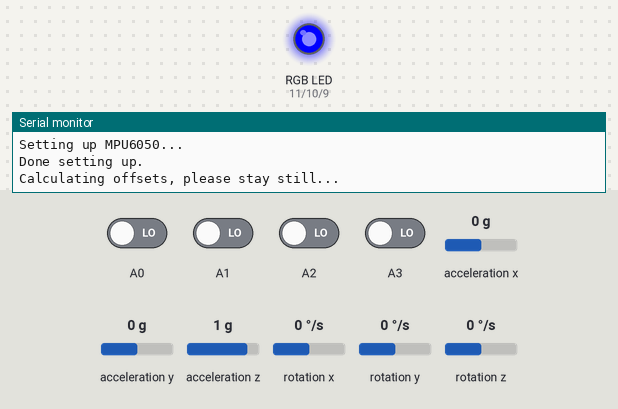
Simulated run of this program. Board: Arduino Uno, built with avr-gcc and run on an emulated ATmega328P. On the bench: an RGB LED mixed from three pins (HIGH = lit), the last lines printed to the serial monitor. Wiring (inferred from the names in the program): MPU-6050 motion sensor at I2C address 0x68. Inputs (shaded band) come from the test bench; at power-on: A0–3 LOW, acceleration x 0 g, acceleration y 0 g, acceleration z 1 g, rotation x 0 °/s, rotation y 0 °/s, rotation z 0 °/s.

Above: at 0.1 s.
At 6.9 s:
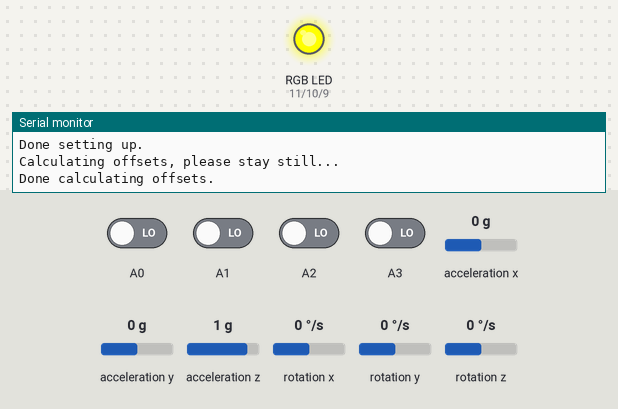
Timing chart, 0 to 8.4 s (numbered marks = the images above):
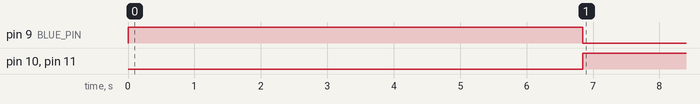

The program:

main.cpp
```cpp
#include <Arduino.h>
#include <Wire.h>
#include "gyroscope.h"
#include "receiver.h"
#include "rgb_led.h"

#define MAX_ANGLE 15

Gyroscope mpu;
Receiver receiver;
RGB_LED rgb_led;

int before = 0;

void setup() {
    Wire.begin();
    Serial.begin(9600);

    rgb_led.setup();
    rgb_led.set("yellow");

    mpu.setup();
    mpu.calibrate();

    receiver.setup();
}

void loop() {
    /*
    If the channels are in rest (not moving), use the
    gyroscope (and some arithmetic equation) to level-up the plane.
    */
    if (receiver.should_calibrate()) {
        // calibrate MPU and RC pilot sticks
        rgb_led.set("yellow");
        mpu.fast_calibrate();
        receiver.calibrate();
    }

    if (receiver.is_enabled()) {
        Angles angles = mpu.get_angles();

        // checking if the plane is not too inclided (kinda off-topic to the project tbh)
        if (angles.x > MAX_ANGLE && angles.x < 360 - MAX_ANGLE) {
            rgb_led.set("red");
        } else if (angles.y > MAX_ANGLE && angles.y < 360 - MAX_ANGLE) {
            rgb_led.set("red");
        } else {
            rgb_led.set("green");
        }

        // check if the RC pilot is at rest
        // if it is -- level the plane
    } else {
        // redirect the input as-is
        rgb_led.set("blue");
    }
    delay(10);
}
```

gyroscope.cpp
```cpp
#include <Arduino.h>
#include <Wire.h>
#include "gyroscope.h"

Gyroscope::Gyroscope() {
    this->offset_x = 0.0;
    this->offset_y = 0.0;
    this->offset_z = 0.0;
}

void Gyroscope::setup() {
    Serial.println("Setting up MPU6050...");

    Wire.beginTransmission(MPU_ADDR); // start transmission with MPU
    Wire.write(0x6B); // power management register
    Wire.write(0); // disabling sleep mode (IMPORTANT!)
    Wire.endTransmission(true);

    // Enable to +/- 2g
    Wire.beginTransmission(MPU_ADDR);
    Wire.write(0x1C); // accelerometer config register
    Wire.write(0); // set sensitivity to +/- 2g
    Wire.endTransmission();

    // Enable +/- 250°/s
    Wire.beginTransmission(MPU_ADDR);
    Wire.write(0x1B); // gyroscope config register
    Wire.write(0); // smallest sensitivity
    Wire.endTransmission();

    Serial.println("Done setting up.");
}

void Gyroscope::calibrate() {
    Serial.println("Calculating offsets, please stay still...");

    double av_x = 0.0, av_y = 0.0, av_z = 0.0;
    int total_runs = 100;

    for (int i = 0; i < total_runs; i++) {
        Angles angles = get_raw_angles();

        av_x += angles.x;
        av_y += angles.y;
        av_z += angles.z;

        delay(25); // 25ms delay between readings
    }

    this->offset_x = av_x / total_runs;
    this->offset_y = av_y / total_runs;
    this->offset_z = av_z / total_runs;

    Serial.println("Done calculating offsets.");
}

void Gyroscope::fast_calibrate() {
    Serial.print("BEFORE OFFSET X = "); Serial.println(offset_x);
    Serial.print("BEFORE OFFSET Y = "); Serial.println(offset_y);
    Serial.print("BEFORE OFFSET Z = "); Serial.println(offset_z);
    Serial.println();

    double av_x = 0.0, av_y = 0.0, av_z = 0.0;
    int total_runs = 20;

    for (int i = 0; i < total_runs; i++) {
        Angles angles = get_raw_angles();

        av_x += angles.x;
        av_y += angles.y;
        av_z += angles.z;

        delay(25); // 25ms delay between readings
    }

    this->offset_x = av_x / total_runs;
    this->offset_y = av_y / total_runs;
    this->offset_z = av_z / total_runs;

    Serial.print("AFTER OFFSET X = "); Serial.println(offset_x);
    Serial.print("AFTER OFFSET Y = "); Serial.println(offset_y);
    Serial.print("AFTER OFFSET Z = "); Serial.println(offset_z);
    Serial.println();
}

Angles Gyroscope::get_raw_angles() {
    Wire.beginTransmission(MPU_ADDR);
    Wire.write(0x3B); // access register 3B
    Wire.endTransmission(false);
    Wire.requestFrom(MPU_ADDR, 14, true);

    double ac_x = Wire.read() << 8 | Wire.read();
    double ac_y = Wire.read() << 8 | Wire.read();
    double ac_z = Wire.read() << 8 | Wire.read();

    int x_angle = map(ac_x, MIN_VAL, MAX_VAL, -90, 90);
    int y_angle = map(ac_y, MIN_VAL, MAX_VAL, -90, 90);
    int z_angle = map(ac_z, MIN_VAL, MAX_VAL, -90, 90);

    double x = RAD_TO_DEG * (atan2(-y_angle, -z_angle) + PI);
    double y = RAD_TO_DEG * (atan2(-x_angle, -z_angle) + PI);
    double z = RAD_TO_DEG * (atan2(-y_angle, -x_angle) + PI);

    Angles angles = {abs(x), abs(y), abs(z)};
    return angles;
}

Angles Gyroscope::get_angles() {
    Angles raw_angles = get_raw_angles();
    Angles angles = {
        abs(raw_angles.x - offset_x),
        abs(raw_angles.y - offset_y),
        abs(raw_angles.z - offset_z)
    };
    return angles;
}

double Gyroscope::get_temperature() {
    Wire.beginTransmission(MPU_ADDR);
    Wire.write(0x41); // register 41, temperature
    Wire.endTransmission();
    Wire.requestFrom(MPU_ADDR, 2);

    double temp = Wire.read() << 8 | Wire.read();
    return temp / 340 + 36.53;
}
```

gyroscope.h
```cpp
#pragma once

#include <Arduino.h>

#define MPU_ADDR 0x68
#define MIN_VAL 265
#define MAX_VAL 402

struct Angles {double x; double y; double z;};

class Gyroscope {
private:
    double offset_x, offset_y, offset_z;
public:
    Gyroscope(); // constructor
    void setup();
    void calibrate();
    double get_temperature();
    Angles get_angles();
    Angles get_raw_angles();
    void fast_calibrate();
};
```

receiver.cpp
```cpp
#include <Arduino.h>
#include "receiver.h"

void Receiver::setup() {
    this->rest_channel_1 = read_channel(CHANNEL_1);
    this->rest_channel_2 = read_channel(CHANNEL_2);
}

void Receiver::calibrate() {
    setup();
}

int Receiver::read_channel(int pin) {
    int value = pulseIn(pin, HIGH, 25000);
    if (value == 0) { // retry without timeout
        value = pulseIn(pin, HIGH);
    }
    return value;
}

bool Receiver::is_enabled() {
    // switch up (enabled)    -- 900 < value < 1100
    // switch down (disabled) -- 1900 < value < 2000
    int value = read_channel(CHANNEL_5);
    bool enabled;

    if (900 < value && value < 1100) {
        enabled = true;
    } else {
        enabled = false;
    }
    return enabled;
}

bool Receiver::is_at_rest(int channel) {
    int before;
    if (channel == CHANNEL_1) {
        before = rest_channel_1;
    } else {
        before = rest_channel_2;
    }

    int value = read_channel(channel);
    return ((before - REST_RANGE) <= value && value <= (before + REST_RANGE));
}

bool Receiver::should_calibrate() {
    // switch up (disabled)  -- 900 < value < 1100
    // switch down (enabled) -- 1900 < value < 2000
    int value = read_channel(CHANNEL_6);
    bool enabled;

    if (1900 < value && value < 2000) {
        enabled = true;
    } else {
        enabled = false;
    }
    return enabled;
}
```

receiver.h
```cpp
#pragma once

#include <Arduino.h>

#define CHANNEL_1 A3
#define CHANNEL_2 A2
#define CHANNEL_5 A1
#define CHANNEL_6 A0
#define REST_RANGE 30

class Receiver {
private:
    int rest_channel_1, rest_channel_2;
public:
    void setup();
    void calibrate();
    bool should_calibrate();
    bool is_enabled();
    bool is_at_rest(int channel);
    int read_channel(int pin);
};
```

rgb_led.cpp
```cpp
#include <Arduino.h>
#include "rgb_led.h"

void RGB_LED::setup() {
    pinMode(RED_PIN, OUTPUT);
    pinMode(GREEN_PIN, OUTPUT);
    pinMode(BLUE_PIN, OUTPUT);

    set("black");
}

void RGB_LED::set(String color) {
    int r, g, b;

    if (color == "white") {
        r = 255; g = 255; b = 255;
    } else if (color == "red") {
        r = 255; g = 0; b = 0;
    } else if (color == "green") {
        r = 0; g = 255; b = 0;
    } else if (color == "blue") {
        r = 0; g = 0; b = 255;
    } else if (color == "yellow") {
        r = 255; g = 255; b = 0;
    } else {
        r = 0; g = 0; b = 0;
    }

    // reversing, LED's that share a common anode have
    // the values inverted, 0 -- ON, 255 -- OFF
    r = map(r, 0, 255, 255, 0);
    g = map(g, 0, 255, 255, 0);
    b = map(b, 0, 255, 255, 0);

    analogWrite(RED_PIN, r);
    analogWrite(GREEN_PIN, g);
    analogWrite(BLUE_PIN, b);
}
```

rgb_led.h
```cpp
#pragma once

#include <Arduino.h>

#define RED_PIN 11
#define GREEN_PIN 10
#define BLUE_PIN 9


class RGB_LED {
public:
    void setup();
    void set(String color);
};
```

Measured:
- by itself, pin 9 (BLUE_PIN): HIGH → LOW at 6.8 s
- by itself, pin 10 (GREEN_PIN), pin 11 (RED_PIN): LOW → HIGH at 6.8 s
